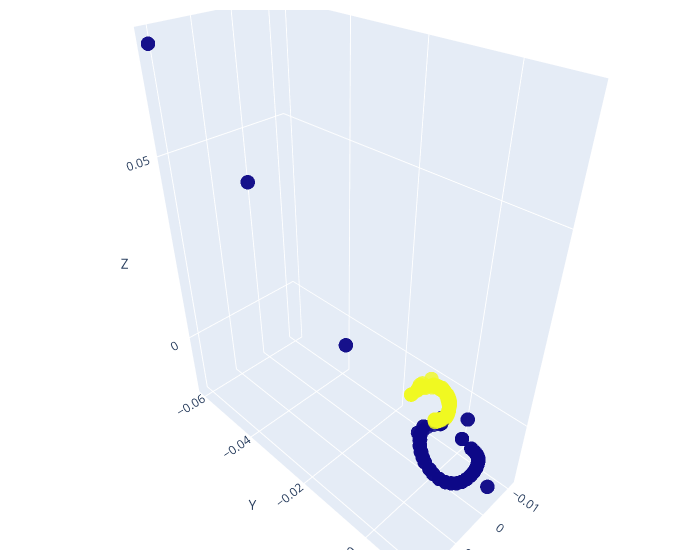

Notebook source saved alongside this figure:
### Markdown cell above
## actions

### Code cell
# Sample 3D data
x, y, z = actions[:, 0], actions[:, 1], actions[:, 2] # ee_pose[:, 0], ee_pose[:, 1], ee_pose[:, 2]

# Create a 3D scatter plot
fig = go.Figure(data=[go.Scatter3d(x=x, y=y, z=z, mode='markers',
                                   marker=dict(size=5,
                                               color=actions[:,-1], # z,  # set color to an array/list of desired values
                                               #colorscale='inferno',  # choose a colorscale
                                               opacity=0.8))])

# Make the plot interactive by allowing user to rotate, zoom, etc.
fig.update_layout(scene=dict(
                    xaxis_title='X',
                    yaxis_title='Y',
                    zaxis_title='Z'),
                  width=700,
                  margin=dict(r=20, b=10, l=10, t=10))

fig.show()

### Figure 1 — Plotly figure (JSON) as saved in the notebook; plotly's stock layout.template omitted (floating-point values rounded to 4 significant figures; data arrays with more than 128 entries replaced by an {"elided": "..."} marker saying what was removed)
{"data": [{"marker": {"color": {"elided": "204 int values"}, "opacity": 0.8, "size": 5}, "mode": "markers", "type": "scatter3d", "x": {"elided": "204 float values"}, "y": {"elided": "204 float values"}, "z": {"elided": "204 float values"}}], "layout": {"margin": {"b": 10, "l": 10, "r": 20, "t": 10}, "scene": {"xaxis": {"title": {"text": "X"}}, "yaxis": {"title": {"text": "Y"}}, "zaxis": {"title": {"text": "Z"}}}, "width": 700}}
